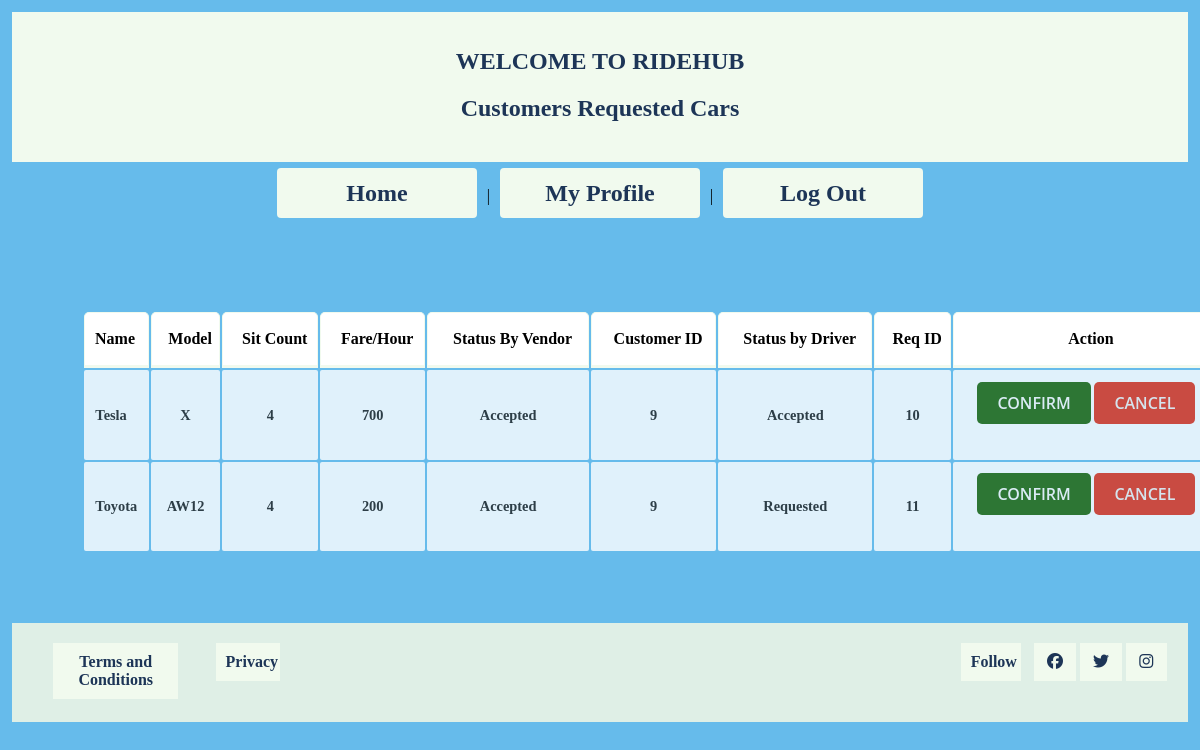
Page /View/ShowCarDriver.php (signed in) on the committed database.
### tables this page shows
CREATE TABLE `requested_car` (
  `req_id` int(30) NOT NULL,
  `carname` text DEFAULT NULL,
  `carmodel` text DEFAULT NULL,
  `sitcount` int(20) DEFAULT NULL,
  `fareperh` int(20) NOT NULL,
  `customer_id` int(128) NOT NULL,
  `status_vendor` varchar(128) NOT NULL,
  `status_driver` varchar(128) NOT NULL,
  `driver_id` int(128) DEFAULT NULL
);

### View/ShowCarDriver.php (the view, shortened to what this page needs)
<?php
  include('../model/db.php');
  ?>
<!DOCTYPE html>
<html lang="en">
<head>
    <link rel="stylesheet" type="text/css" href="../css/mycss.css">
</head>
<body>
    <div class="header">
        <h1>Welcome To RideHub</h1>
        <h2>Customers Requested Cars</h2>
    </div>
    <nav>
        <a href="VendorHome.php">Home</a> |
        <a href="VendorProfile.php">My Profile</a> |
        <a href="logout.php">Log Out</a>
    </nav>
    <section class="pad-70">
        <div class="container">
            <?php
              $connection = new db();
              $conobj = $connection->OpenCon();
              $userQuery = $connection->ShowCarToDriver($conobj, "requested_car","Accepted");
              if ($userQuery->num_rows > 0) {
                  echo "<table><tr><th>Name</th><th>Model</th><th>Sit Count</th><th>Fare/Hour</th><th>Status By Vendor</th><th>Customer ID</th><th>Status by Driver</th><th >Req ID</th><th>Action</th></tr>";
                  while ($row = $userQuery->fetch_assoc()) {
                      echo "<tr ><td id='carname'>";
                      echo (htmlentities($row['carname']));
                      echo ("</td><td>");
                      echo (htmlentities($row['carmodel']));
                      echo ("</td><td>");
                      echo (htmlentities($row['sitcount']));
                      echo ("</td><td>");
                      echo (htmlentities($row['fareperh']));
                      echo ("</td><td>");
                      echo (htmlentities($row['status_vendor']));
                      echo ("</td><td>");
                      echo (htmlentities($row['customer_id']));
                      echo ("</td><td>");
                      echo (htmlentities($row['status_driver']));
                      echo ("</td><td id='req_id'>");
                      echo (htmlentities($row['req_id']));
                      echo ("</td><td>");
                      echo ('<button class="btn btn-sm btn-success">Confirm</button> <button onclick="MyAjaxFunc()" class="btn btn-sm btn-danger">Cancel</button>');
                      echo ("</td></tr>\n");
                  }
                  echo "</table>";
              } else {
                  echo "0 results";
              }
              ?>
        </div>
    </section>
    <footer>
        <div class="container footer-wrap">
            <div class="footer-left">
                <ul class="footer-menu">
                    <li><a href="">Terms and Conditions</a></li>
                    <li><a href="">Privacy</a></li>
                </ul>
            </div>
            <div class="footer-right">
                <ul class="footer-menu">
                    <li><a href="">Follow</a></li>
                    <li><a href=""><i class="fab fa-facebook"></i></a></li>
                    <li><a href=""><i class="fab fa-twitter"></i></a></li>
                    <li><a href=""><i class="fab fa-instagram"></i></a></li>
                </ul>
            </div>
        </div>
    </footer>
</body>
</html>

### css/mycss.css (style rules this page uses)
body { margin: 1%; background-color: #39a7e6c4; text-align: center; }
h1 { text-align: center; color:#1d3557; font-size: 150%; text-align: center; text-transform: uppercase; font-family: "Times New Roman", Times, serif; }
h2 { text-align: center; color:#1d3557; font-size: 150%; font-family: "Times New Roman", Times, serif; }
nav { text-align: center; }
nav a { display: inline-block; text-decoration: none; font-size: 150%; background-color: #f1faee; color: #1d3557; width: 15%; padding: 1%; border-radius: 4px; margin: 6px; }
section { margin: 0 auto; }
table { width: 100%; font-size: 100%; font-weight: bold; line-height: 100%; font-family: "Times New Roman", Times, serif; text-align: center; }
tr th { border: 1px solid #f1faee; border-bottom: 3px solid #f1faee; border-radius: 5px 5px 0 0; background: #ffffff; height: 50px; padding-left: 10px; background-color: #ffffff; }
tr td { opacity: 0.8; padding: 1%; background-color: #ffffff; color: #1f1f1f; -webkit-border-radius: 2px; -moz-border-radius: 2px; border-radius: 2px; font-size: 90%; }
tr td:first-child, table tr th:first-child { text-align: left; }
a { display: block; background-color: #f1faee; color: #1d3557; text-align: center; padding: 10px 10px; text-decoration: none; margin: auto; margin-bottom: 2%; width: 17%; font-family: "Times New Roman", Times, serif; font-size: 15px; font-weight: 600; }
.container { width: 1140px; margin: 0 auto; }
.header { background-color: #f1faee; padding: 20px; text-align: center; }
.pad-70 { padding: 70px; }
.btn { padding: 10px 20px; border: none; display: inline-block; font-family: "Open Sans", sans-serif; border-radius: 5px; }
.btn-success { background-color: #1f6607; color: #f8f8f8; text-transform: uppercase; font-size: 16px; font-weight: 600; transition: .5s; margin-bottom: 10%; }
.btn-danger { background-color: #e23018; color: #f1eeee; text-transform: uppercase; font-size: 16px; font-weight: 600; transition: .5s; margin-bottom: 10%; }
footer { background-color: #dfefe6; padding: 20px 0; }
.footer-menu { list-style-type: none; margin: 0; padding: 0; overflow: auto; }
.footer-menu li { float: left; margin-right: 10px; }
.footer-menu li a { width: 61%; font-size: medium; font-weight: bold; text-decoration: none; }
.footer-left { float: left; }
.footer-right { float: right; }
.footer-wrap { overflow: auto; }

### rows in the picture
requested_car: carname "Tesla", carmodel "X", sitcount "4", fareperh "700", status_vendor "Accepted", customer "9", status_driver "Accepted", req_id "10"
requested_car: carname "Toyota", carmodel "AW12", sitcount "4", fareperh "200", status_vendor "Accepted", customer "9", status_driver "Requested", req_id "11"
